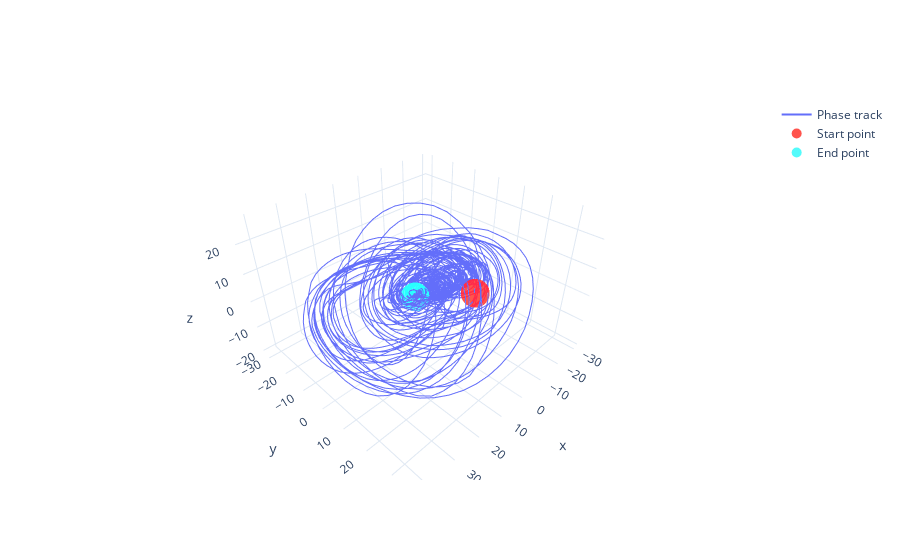

The code cell stored with this chart in its notebook:
### Code cell
plot_phase_track(track)

### Figure 1 — Plotly figure (JSON) as saved in the notebook; plotly's stock layout.template omitted (floating-point values rounded to 4 significant figures; data arrays with more than 128 entries replaced by an {"elided": "..."} marker saying what was removed)
{"data": [{"mode": "lines", "name": "Phase track", "type": "scatter3d", "x": {"elided": "8735 float values"}, "y": {"elided": "8735 float values"}, "z": {"elided": "8735 float values"}}, {"marker": {"color": "rgba(255, 10, 0, .7)", "size": 10}, "mode": "markers", "name": "Start point", "type": "scatter3d", "x": [-3.955], "y": [14.86], "z": [3.28]}, {"marker": {"color": "rgba(10, 250, 250, .7)", "size": 10}, "mode": "markers", "name": "End point", "type": "scatter3d", "x": [7.41], "y": [0.4867], "z": [0.3652]}], "layout": {}}
